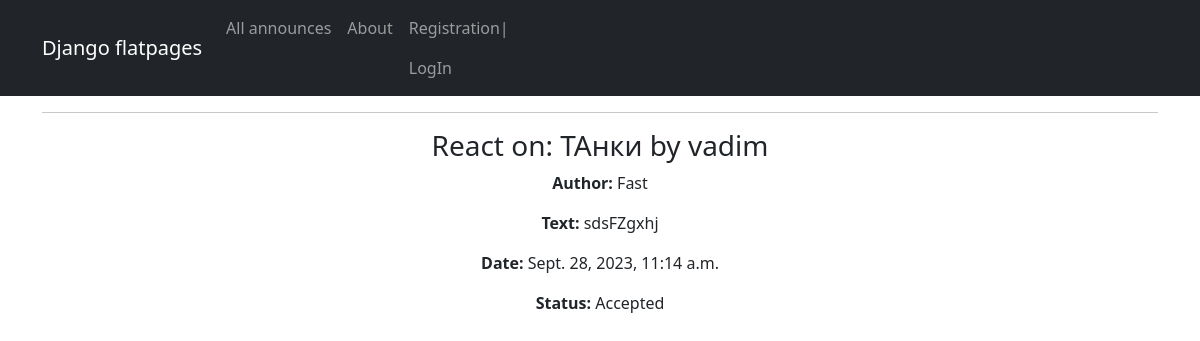
The page /announce/reacts/80/ on the database its author committed.
### content/models.py (models this page shows, shortened)
class UserReaction(models.Model):
	author = models.ForeignKey(User, on_delete=models.CASCADE)
	text = models.TextField()
	announce = models.ForeignKey(Announce, on_delete=models.CASCADE, related_name='reactions')
	dateCreation = models.DateTimeField(auto_now_add=True)
	status = models.BooleanField(default=False)

class Announce(models.Model):
	CATEGORY = (
		('tanks', 'Танки'),
		('heals', 'Хилы'),
		('dd', 'ДД'),
		('sellers', 'Торговцы'),
		('guildmasters', 'Гильдмастера'),
		('questgivers', 'Квестгиверы'),
		('smiths', 'Кузнецы'),
		('tanners', 'Кожевники'),
		('potionmakers', 'Зельевары'),
		('spellmasters', 'Мастера заклинаний'),
	)
	author = models.ForeignKey(User, on_delete=models.CASCADE)
	title = models.CharField(max_length=64)
	text = models.TextField()
	category = models.CharField(max_length=16, choices=CATEGORY, default='tanks')
	dateCreation = models.DateTimeField(auto_now_add=True)
	upload = models.FileField(upload_to='uploads/', blank=True)

### content/views.py (the view, shortened to what this page needs)
# urls.py: path('reacts/<int:pk>/', ReactDetail.as_view(), name='react_detail'),
class ReactDetail(DetailView):
    model = UserReaction
    template_name = 'react_detail.html'
    context_object_name = 'React_id'

### templates/react_detail.html (shortened to what this page needs)
{% extends 'flatpages/default.html' %}
{% block content %}
<hr>
  <h3>React on: {{ React_id.announce.title }} by {{ React_id.announce.author }}</h3>
  <p><strong>Author:</strong> {{ React_id.author }}</p>
  <p><strong>Text:</strong> {{ React_id.text }}</p>
  <p><strong>Date:</strong> {{ React_id.dateCreation }}</p>
  <p><strong>Status:</strong>
    {% if React_id.status == False %}
    Not accepted
    {% else %}
    Accepted
    {% endif %}
  </p>
{% endblock %}

### rows shown on the page
UserReaction: announce "ТАнки", announce.author "vadim", author "Fast", text "sdsFZgxhj", dateCreation "Sept. 28, 2023, 11:14 a.m."
